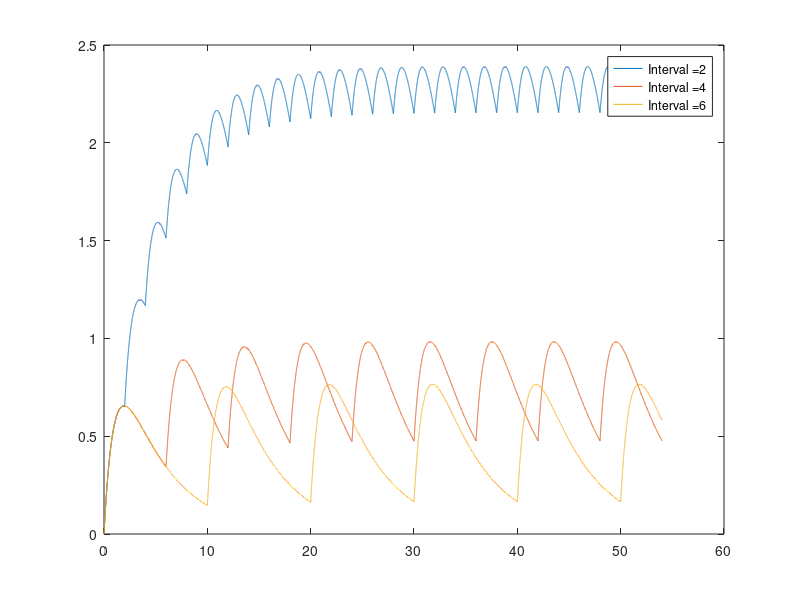

Reproduce this figure in MATLAB.
a=1;
b=0.21660849392;
plasma_vol=3000;



for interval =2:4:10

A0=1; %in ug
absorb=1;
A=1;
B=0;
amt_interval=1;



time=54;
step_size=0.001;
B_array=zeros(1,time/step_size);
A_array=zeros(1,time/step_size);
rt=0:step_size:time;
j=1;

for i=0:step_size:time
  A_array(1,j)=A;
  B_array(1,j)=B;
  A1=A;
  B1=B;
  j=j+1;
 A=A1-((A1)*a*step_size);
 B=B1+((A1)*a*step_size)-(B1*b*step_size);
 if interval~=-1 && mod(i,interval)==0 && i~=0
     A=A+(amt_interval*A0*absorb);
 end
end
plot(rt,B_array);
hold on;

end
legend('Interval =2','Interval =4','Interval =6','Interval =8');


